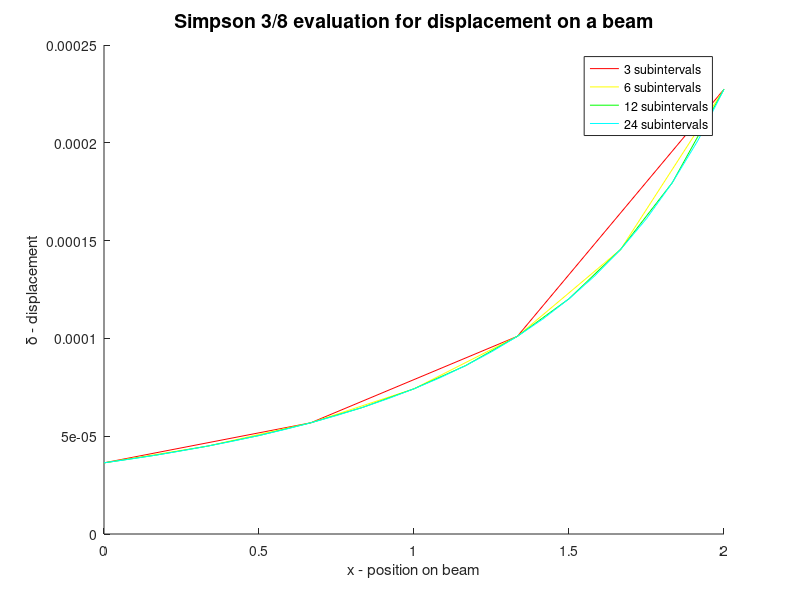

MATLAB code to generate this figure:
%#!/usr/bin/octave -qf --traditional

% defines: constants and initial conditions
format long;
global a=0;
global b=0;
global x=0;
global y=0;
global R=50*10^-3; % convert to meters
global r=20*10^-3; % convert meter
global relerr = 0.1; % threshold to continue loop
global L=2; % 2 meters %L = input('Enter a number to represent the beam length in metres: ');
global t=a:1:L; % legend('-DynamicLegend'); % for plotting
global h;
global P=20000; % 20 kN %P = input('Enter a number to represent the force to place on the beam: ');
global E = 70*10^9; % modulus of elasticity
global result = 1; % initialize to allow execution;
global iteration = 0;
global cmap = hsv(6);
global legend_array;
global old_legend_array;
title('{Simpson 3/8 evaluation for displacement on a beam}','FontSize',14)
xlabel('x - position on beam');
ylabel('\delta - displacement');
fprintf('Using:\r\n P=%f newtons, R=%f meters, r=%f meters, L=%f meters, E=%e Pa \r\n',P,R,r,L,E);
% user-defined function to take another function and two input parameters and return an integral result
function [result] = Simpsons38 (Fun,a,b)
	global iteration;
    global result;
	global relerr;  
    global a;
    global L;
    global h;
    global cmap; % color map
	global legend_array;
	global old_legend_array;
    global t; % for plotting
	result = 1;
	fprintf('\r\nStarting execution of S38\r\n');
    fprintf('Range of evaluation [%f,%f]\r\n',a,b);
    i = 3; % Simpsons rule should only be evaluated with even subintervals!
    if (mod(i,3)>0)
        fprintf ('	S38 method must be evaluated with even subintervals! %d is not a valid number of intervals!\r\n');
    endif;

    % execute Simpson's loop if the number of intervals is even and difference not less than 0.1
    do
        iteration = iteration+1;
        points = i+1;
		fprintf('\r\nSimpson 3/8: iteration:%d\r\n',iteration);
        iteration_title = strcat('  Simspon 3/8: intervals:', int2str(i));
        result_matrix = size(points,2);

        fprintf('  Subintervals: %d\r\n', i);
        fprintf('  Points: %d\r\n', points);
		h = (a+b)/i; % calculate the interval width
        fprintf('  Interval width: %f\r\n', h);

        % evaluate first term
        fprintf('  >>Calculating first_term\r\n');
        first_term = Fun(a);
        result_matrix(1,round(a/h+1)) = [a]; % store x value
        result_matrix(2,round(a/h+1)) = [first_term]; % store y value

		% first sum will be evaluated for 2,3, 5,6, 8,9, 11,12 etc.
		% first sum will be multiplied by 3
		first_sum = 0; %initialize
		% skip to the second term
		j = a + h;
        interval = 1;
        fprintf('  >>Calculating first_sum\r\n');
		
        while (j<(b-h))
            l = j;
            k = j + h; % term for the second evaluation, Fun(k)
            j_term = Fun(j);
            result_matrix(1,round(j/h+1)) = [j]; % store x value
            result_matrix(2,round(j/h+1)) = [j_term]; % store y value
            k_term = Fun(k);
            result_matrix(1,round(k/h+1)) = [k]; % store x value
            result_matrix(2,round(k/h+1)) = [k_term]; % store y value
            first_sum = first_sum + j_term + k_term;
            j = l + (h*3); % increment for the next loop
        endwhile;

        % second sum will be evaluated for 4,7,10,13, etc.
        % second sum will be multiplied by 2
        second_sum = 0; % initialize

        % skip to the fourth term
        j = a + h + h + h;
        fprintf('  >>Calculating second_sum\r\n');
        while (j < (b-h))			
            j_term = Fun(j);
            result_matrix(1,round(j/h+1)) = [j]; % store x value
            result_matrix(2,round(j/h+1)) = [j_term]; % store y value
            second_sum = second_sum + j_term;
            j = j + (h*3);
        endwhile;

        % evaluate last term
        fprintf('  >>Calculating last term\r\n');
        last_term = Fun(b);
        result_matrix(1,round(b/h+1)) = [b]; % store x value
        result_matrix(2,round(b/h+1)) = [last_term]; % store y value

        % save old Simpson sum
        old_result = result;

        % add up all the results for new result
        result = (3*h/8)*(first_term + 3*first_sum + 2*second_sum + last_term);
		fprintf ('  Result: %e meters\r\n',result);

        % calculate the difference between the last Simpson sum
        SimpsonDifference = abs( ( (result - old_result) / result) * 100 );
        fprintf('  Simpson Difference:%e percent\r\n',SimpsonDifference);
        
        % plotting
        fprintf([repmat('%e\t', 1, size(result_matrix, 2)) '\n'], result_matrix');
        hold on;
        t = a:h:L;
        p = plot ( t, result_matrix(2,:), 'Color', cmap( mod(iteration,7) , : ) );
		set(p,'userdata',iteration_title);
		
        %plot ( t, result_matrix(2,:),'b');
        %legend(iteration_title);

        i = i * 2; % double the interval count

    until (SimpsonDifference <= relerr); fprintf('\r\nHit exit condition\r\n\r\n');
	%..collect labels from each curve and put up legend
	fprintf('children:%d\r\n',iteration);
	legend('3 subintervals','6 subintervals','12 subintervals','24 subintervals'); 
	iteration = 0;
endfunction;

% subfunctions
fprintf ('Testing subfunctions\r\n');

% function for cross-sectional area of a beam
function [area] = SB_crossSectionalArea(x,L)
	global R; 
    global r; 	
	area = pi * ( R - (R-r)/L * x )^2;
	fprintf('	SB_crossSectionalArea() x=%f R=%f r=%f L=%f Area=%f \r\n',x,R,r,L,area);
endfunction; SB_crossSectionalArea(3,100); % test this function

% function for the normal strain in a beam
% P : force applied
% E : Modulus of Elasticity, 70 GPa
% A : Cross-sectional area of the beam
function [normal_strain] = SB_normalStrain(P,A)
	global E;
	normal_strain = P / ( E * A );
endfunction; SB_normalStrain(20,7000); % test this function

% function to combine the previous functions in composite displacement function
function [displacement] = SB_compositeDisplacement(x)
    global P;
    global E;
    global L = 12;
    global R;
    global r;
    fprintf('	SB_compositeDisplacement() (%d / %e) * ( 1 / ( pi * ( ( %d - ((%d-%d)/%d)*%d) )^2 ) )\r\n',P,E,R,R,r,L,x);
    displacement = (P / E) * ( 1 / ( pi * ( ( R - ((R-r)/L)*x) )^2 ) );
endfunction; SB_compositeDisplacement(10); % test this function

% inline function for displacement at given x
SB_inline_comDis = inline('(P ./ E) * ( 1 ./ ( pi * ( ( R - ((R-r)/L)*x) ).^2 ) )');
% anonymous function for displacement at given x
SB_anon_comDis = @(t)(P ./ E) * ( 1 ./ ( pi * ( ( R - ((R-r)/L)*t) ).^2 ) );
% loose function 
SB_loose_comDis = (P ./ E) * ( 1 ./ ( pi * ( ( R - ((R-r)/L)*t) ).^2 ) );

% function to calculate the displacement of a point x = x_p along the beam
function [displacement] = SB_pointDisplacement(x_p)
    global P;
	global L;
	global E;
    A = SB_crossSectionalArea(x_p,L);
	displacement = SB_normalStrain(P,A);
	fprintf('	SB_pointDisplacement()  x=%f P=%f A=%f E=%e displacement=%e \r\n',x_p,P,A,E,displacement);
endfunction; SB_pointDisplacement(10); % test this function 

% calculate the displacement with QUAD
q = quad(SB_anon_comDis,a,L,0.1);
fprintf ('integrate fun(P ./ E) * ( 1 ./ ( pi * ( ( R - ((R-r)/L)*x) ).^2 ) ) between [%d,%d]\r\n',a,L);
fprintf ('quad(fun,a,L,0.1) = %e meters\r\n', q);

% evaluate user-defined Simpsons38 function 
final_answer = Simpsons38( @SB_pointDisplacement, 0, L);

% plot the QUAD calculated displacement as a function of x
t = a:1:L;
%subplot(a,1,L);
%legend ('1','2');
hold off;
